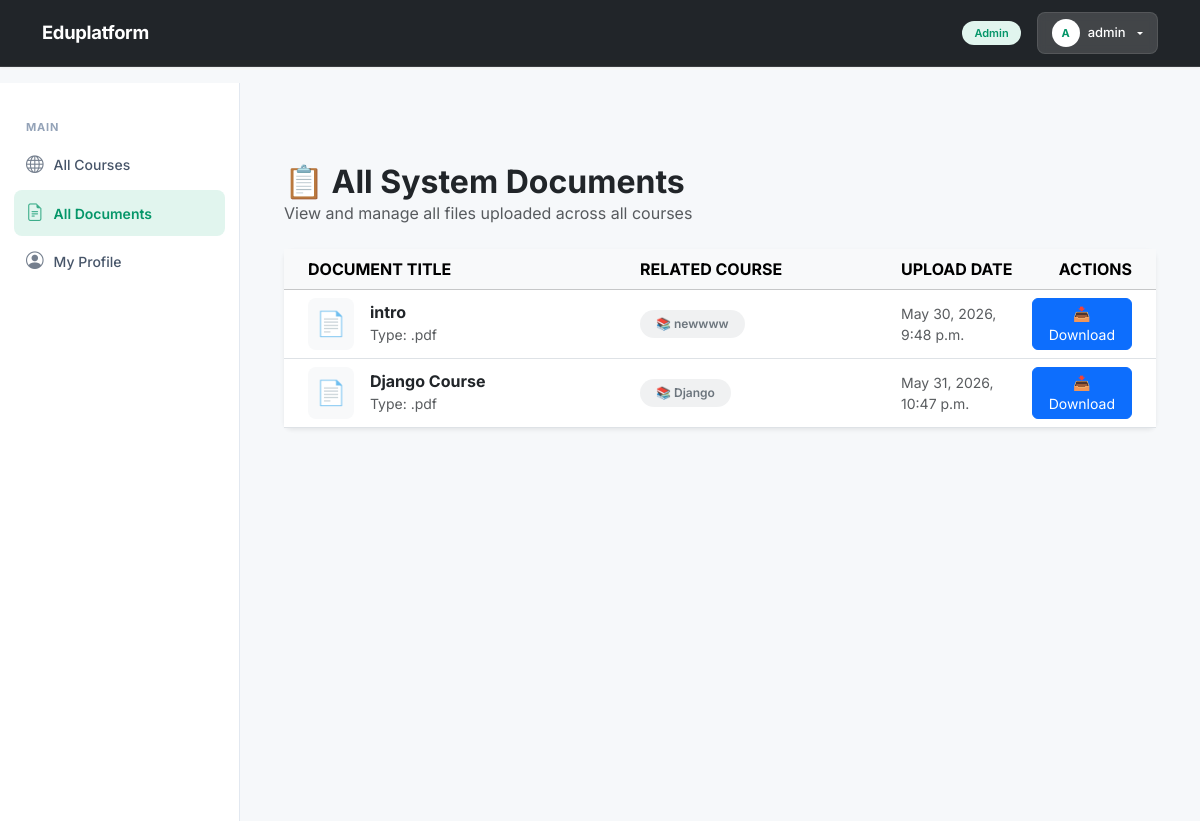
Page /documents/ (signed in) on the committed database.
### core/models.py (models this page shows, shortened)
class Profile(models.Model):
    ROLE_CHOICES = [
        ('student', 'Student'),
        ('teacher', 'Teacher'),
        ('admin', 'Admin'),
    ]
    user = models.OneToOneField(User, on_delete=models.CASCADE, related_name='profile')
    role = models.CharField(max_length=10, choices=ROLE_CHOICES, default='student')
    bio = models.TextField(blank=True, null=True)

class CourseDocument(models.Model):
    course = models.ForeignKey(Course, on_delete=models.CASCADE, related_name='documents')
    title = models.CharField(max_length=200)
    file = models.FileField(upload_to='course_docs/')
    uploaded_at = models.DateTimeField(auto_now_add=True)

class Course(models.Model):
    LEVEL_CHOICES = [
        ('beginner', 'Beginner'),
        ('intermediate', 'Intermediate'),
        ('advanced', 'Advanced'),
    ]
    title = models.CharField(max_length=200)
    description = models.TextField()
    teacher = models.ForeignKey(User, on_delete=models.CASCADE, related_name='created_courses')
    category = models.ForeignKey(Category, on_delete=models.PROTECT, related_name='courses')
    level = models.CharField(max_length=15, choices=LEVEL_CHOICES, default='beginner')
    is_published = models.BooleanField(default=False)
    created_at = models.DateTimeField(auto_now_add=True)
    updated_at = models.DateTimeField(auto_now=True)

### core/views.py (the view)
# urls.py: path('documents/', views.all_documents_view, name='all_documents'),
@login_required
def all_documents_view(request):
    documents = CourseDocument.objects.all()
    return render(request, 'core/all_documents.html', {
        'documents': documents
    })

### core/templates/core/all_documents.html
{% extends 'core/base.html' %}
{% block content %}
<div class="container py-5">
    <div class="d-flex justify-content-between align-items-center mb-4">
        <div>
            <h2 class="fw-bold text-dark m-0">📋 All System Documents</h2>
            <p class="text-muted m-0">View and manage all files uploaded across all courses</p>
        </div>
    </div>
    <div class="card shadow-sm border-0 rounded-3">
        <div class="card-body p-0">
            {% if documents %}
                <div class="table-responsive">
                    <table class="table table-hover align-middle mb-0">
                        <thead class="table-light text-uppercase fs-7 fw-bold text-muted">
                            <tr>
                                <th class="ps-4" style="width: 40%;">Document Title</th>
                                <th style="width: 30%;">Related Course</th>
                                <th style="width: 15%;">Upload Date</th>
                                <th class="text-end pe-4" style="width: 15%;">Actions</th>
                            </tr>
                        </thead>
                        <tbody>
                            {% for doc in documents %}
                                <tr>
                                    <td class="ps-4">
                                        <div class="d-flex align-items-center">
                                            <div class="bg-light p-2 rounded-3 me-3 text-primary fs-4">
                                                📄
                                            </div>
                                            <div>
                                                <h6 class="fw-bold mb-0 text-dark">{{ doc.title }}</h6>
                                                <small class="text-muted">Type: {{ doc.file.url|slice:"-4:" }}</small>
                                            </div>
                                        </div>
                                    </td>
                                    <td>
                                        <span class="badge bg-secondary bg-opacity-10 text-secondary px-3 py-2 rounded-pill fw-semibold">
                                            📚 {{ doc.course.title|default:"General Document" }}
                                        </span>
                                    </td>
                                    <td class="text-muted small">
                                        {{ doc.uploaded_at }}
                                    </td>
                                    <td class="text-end pe-4">
                                        <a href="{{ doc.file.url }}" class="btn btn-sm btn-primary px-3 rounded-2" download>
                                            📥 Download
                                        </a>
                                    </td>
                                </tr>
                            {% endfor %}
                        </tbody>
                    </table>
                </div>
            {% else %}
                <div class="text-center py-5">
                    <div class="fs-1 text-muted mb-3">📂</div>
                    <h5 class="fw-bold text-secondary">No Documents Found</h5>
                    <p class="text-muted">There are no files uploaded in the system yet.</p>
                </div>
            {% endif %}
        </div>
    </div>
</div>
{% endblock %}

### core/templates/core/base.html (shortened to what this page needs)
<!DOCTYPE html>
<html lang="en">
<head>
  <link href="https://cdn.jsdelivr.net/npm/bootstrap@5.3.3/dist/css/bootstrap.min.css" rel="stylesheet"
>
  <link rel="stylesheet" href="https://cdn.jsdelivr.net/npm/bootstrap-icons@1.11.3/font/bootstrap-icons.min.css">
</head>
<body>
  <nav class="navbar navbar-expand-lg navbar-dark
        {% if user.is_authenticated and user.profile.role == 'student' %}navbar-student
        {% elif user.is_authenticated and user.profile.role == 'teacher' %}navbar-teacher
        {% else %}bg-dark{% endif %}">
    <div class="container">
      <a class="navbar-brand fw-bold" href="{% url 'core:course_list' %}">Eduplatform</a>
      <div class="collapse navbar-collapse" id="navbarNav">
        <div class="d-flex align-items-center gap-3">
          {% if user.is_authenticated %}
          <span
            class="{% if user.profile.role == 'student' %}role-badge-student{% else %}role-badge-teacher{% endif %}">
            {{ user.profile.role|capfirst }}
          </span>
          <div class="btn-group">
            <button type="button" class="btn btn-dropdown-custom dropdown-toggle d-flex align-items-center gap-2"
              data-bs-toggle="dropdown" aria-expanded="false">
              <div
                class="avatar-circle {% if user.profile.role == 'student' %}avatar-student{% else %}avatar-teacher{% endif %}">
                {{ user.username|first|upper }}
              </div>
              {{ user.username }}
            </button>
          </div>
          {% else %}
          <a href="{% url 'login' %}" class="btn btn-link text-white text-decoration-none btn-sm fw-medium">Login</a>
          <a href="{% url 'register' %}" class="btn btn-light btn-sm fw-medium px-3 text-dark">Register</a>
          {% endif %}
        </div>
      </div>
    </div>
  </nav>
  <div class="page-wrapper">
    {% if user.is_authenticated %}
    <div class="sidebar {% if user.profile.role == 'student' %}sidebar-student{% else %}sidebar-teacher{% endif %}">
      {% if user.profile.role == 'student' %}
      <div class="section-label">Main</div>
      <a href="{% url 'core:course_list' %}"
        class="nav-link {% if request.resolver_match.url_name == 'course_list' %}active{% endif %}">
        <i class="bi bi-compass"></i>
        Browse Courses
      </a>
      <a href="{% url 'core:my_enrollments' %}"
        class="nav-link {% if request.resolver_match.url_name == 'myenrollments' %}active{% endif %}">
        <i class="bi bi-mortarboard"></i>
        My Enrollments
      </a>
      <a href="{% url 'core:profile' %}"
        class="nav-link {% if request.resolver_match.url_name == 'profile' %}active{% endif %}">
        <i class="bi bi-person-circle"></i>
        My Profile
      </a>
      {% elif user.profile.role == 'teacher' or user.profile.role == 'admin' %}
      <div class="section-label">Main</div>
      <a href="{% url 'core:course_list' %}"
        class="nav-link {% if request.resolver_match.url_name == 'course_list' %}active{% endif %}">
        <i class="bi bi-globe"></i>
        All Courses
      </a>
      <a href="{% url 'core:all_documents' %}"
        class="nav-link {% if request.resolver_match.url_name == 'all_documents' %}active{% endif %}">
        <i class="bi bi-file-earmark-text"></i>
        All Documents
      </a>
      <a href="{% url 'core:profile' %}"
        class="nav-link {% if request.resolver_match.url_name == 'profile' %}active{% endif %}">
        <i class="bi bi-person-circle"></i>
        My Profile
      </a>
      {% endif %}
    </div>
    {% endif %}
    <div class="main-area">
      {% block content %}{% endblock %}
    </div>
  </div>
</body>
</html>

### core/templates/core/base.html (style rules this page uses)
body { font-family: 'Inter', sans-serif; background-color: #f6f8fa; color: #2D3748; -webkit-font-smoothing: antialiased; }
.navbar { padding: 0.75rem 0; box-shadow: 0 1px 3px rgba(0, 0, 0, 0.05); border-bottom: 1px solid rgba(255, 255, 255, 0.1); }
.navbar-brand { font-size: 1.15rem; letter-spacing: -0.3px; }
.role-badge-teacher { background: #E1F5EE; color: #059669; font-size: 11px; padding: 4px 12px; border-radius: 30px; font-weight: 600; }
.sidebar-teacher .nav-link.active { background: #E1F5EE; color: #059669 !important; font-weight: 600; }
.sidebar { min-height: calc(100vh - 62px); background: #fff; border-right: 1px solid #E2E8F0; padding: 24px 14px; width: 240px; flex-shrink: 0; }
.sidebar .section-label { font-size: 11px; font-weight: 700; color: #94A3B8; text-transform: uppercase; letter-spacing: 0.8px; padding: 12px 12px 6px; }
.sidebar .nav-link { font-size: 14px; font-weight: 500; padding: 10px 12px; display: flex; align-items: center; gap: 10px; color: #475569; border-radius: 8px; transition: all 0.2s ease; margin-bottom: 2px; }
.sidebar .nav-link i { font-size: 1.1rem; opacity: 0.75; transition: transform 0.2s, opacity 0.2s; }
.page-wrapper { display: flex; }
.main-area { flex: 1; padding: 32px; background: #f6f8fa; }
.avatar-circle { width: 28px; height: 28px; border-radius: 50%; display: flex; align-items: center; justify-content: center; font-size: 11px; font-weight: 700; }
.avatar-teacher { background: #fff; color: #059669; }
.btn-dropdown-custom { background: rgba(255, 255, 255, 0.15) !important; border: 1px solid rgba(255, 255, 255, 0.1) !important; color: #fff !important; font-size: 13px; font-weight: 500; padding: 6px 14px; border-radius: 8px; backdrop-filter: blur(4px); }

### rows in the picture
CourseDocument: title "intro", file ".pdf", course "newwww", uploaded_at "May 30, 2026, 9:48 p.m."
CourseDocument: title "Django Course", file ".pdf", course "Django", uploaded_at "May 31, 2026, 10:47 p.m."

### other values in the picture
{{ user.profile.role|capfirst }} "Admin"
{{ user.username|first|upper }} "A"
{{ user.username }} "admin"
